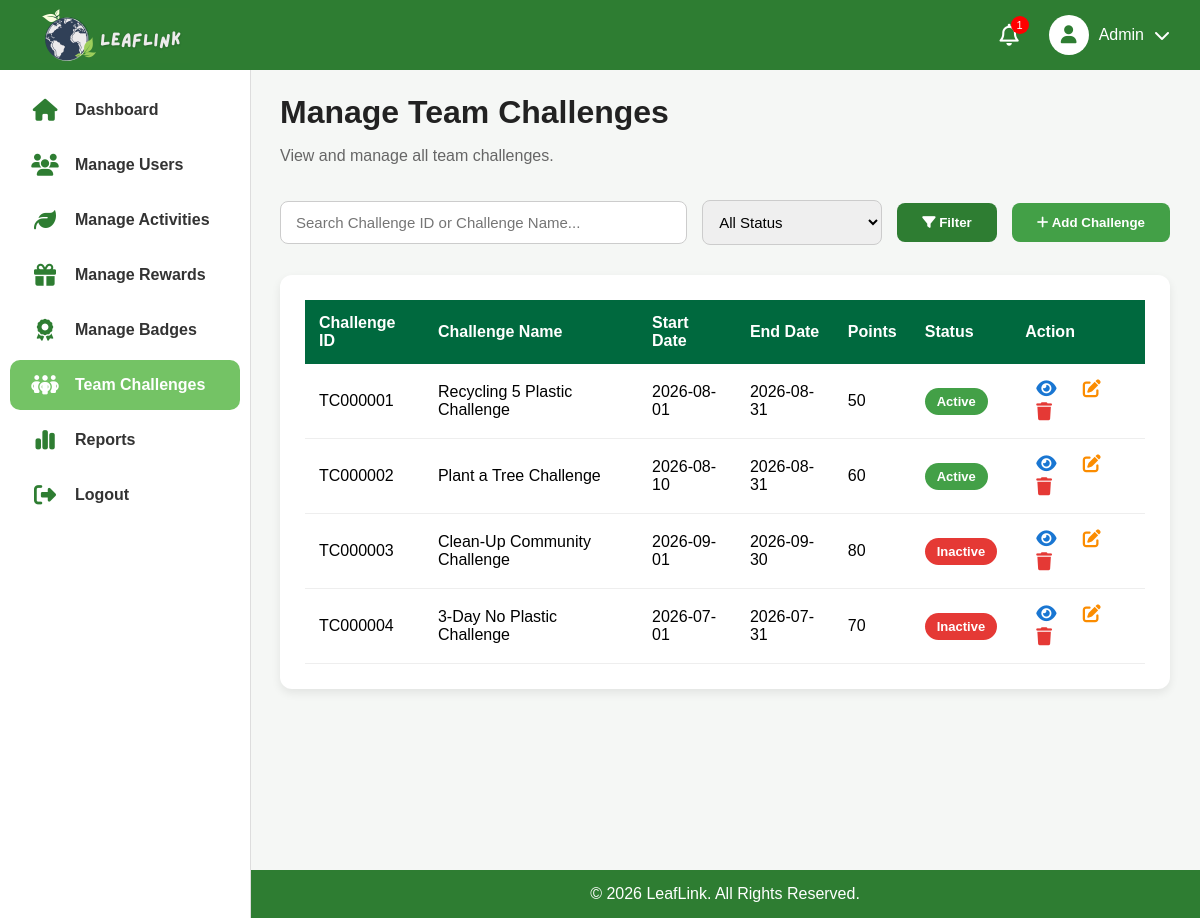
The page /admin/team_challenge/manage_teamchallenge.php on the database its author committed.
### tables this page shows
CREATE TABLE `teamchallenge` (
  `challengeId` varchar(11) NOT NULL,
  `challengeName` varchar(100) NOT NULL,
  `startDate` date NOT NULL,
  `endDate` date NOT NULL,
  `status` varchar(20) NOT NULL,
  `challengePoint` int(11) NOT NULL
);

### admin/team_challenge/manage_teamchallenge.php (the view, shortened to what this page needs)
<?php
    include '../includes/header.php';
    include '../includes/sidebar.php';
    $search = "";
    $sql =
        "SELECT
            challengeId,
            challengeName,
            startDate,
            endDate,
            status,
            challengePoint
        FROM teamchallenge
        WHERE 1";
    $sql .= "
        ORDER BY challengeId ASC";
    $challengeQuery = mysqli_query($conn, $sql);
?>
<main class="main-content">
    <h1 class="dashboard-title">Manage Team Challenges</h1>
    <p class="dashboard-subtitle">
        View and manage all team challenges.
    </p>
    <form class="toolbar" method="GET">
        <input
            type="text"
            name="search"
            class="search-box"
            placeholder="Search Challenge ID or Challenge Name..."
            value="<?= $search; ?>">
        <select name="status" class="filter-box">
            <option value="">All Status</option>
        </select>
        <button type="submit" class="filter-btn">
            <i class="fa-solid fa-filter"></i>
            Filter
        </button>
        <button type="button" class="add-btn">
            <i class="fa-solid fa-plus"></i>
            Add Challenge
        </button>
    </form>
    <div class="table-card">
        <table class="recent-table">
            <thead>
                <tr>
                    <th>Challenge ID</th>
                    <th>Challenge Name</th>
                    <th>Start Date</th>
                    <th>End Date</th>
                    <th>Points</th>
                    <th>Status</th>
                    <th>Action</th>
                </tr>
            </thead>
            <tbody>
                <?php
                    if(mysqli_num_rows($challengeQuery) > 0){
                        while($row = mysqli_fetch_assoc($challengeQuery)){
                    ?>
                    <tr>
                        <td><?= $row['challengeId']; ?></td>
                        <td><?= $row['challengeName']; ?></td>
                        <td><?= $row['startDate']; ?></td>
                        <td><?= $row['endDate']; ?></td>
                        <td><?= $row['challengePoint']; ?></td>
                        <td>
                            <span class="status <?= strtolower($row['status']); ?>">
                                <?= $row['status']; ?>
                            </span>
                        </td>
                        <td>
                            <button
                                type="button" class="action-btn view-btn"
                                data-id="<?= $row['challengeId']; ?>"
                                data-name="<?= $row['challengeName']; ?>"
                                data-start="<?= $row['startDate']; ?>"
                                data-end="<?= $row['endDate']; ?>"
                                data-points="<?= $row['challengePoint']; ?>"
                                data-status="<?= $row['status']; ?>">
                                <i class="fa-solid fa-eye"></i>
                            </button>
                            <button
                                type="button" class="action-btn edit-btn"
                                data-id="<?= $row['challengeId']; ?>"
                                data-name="<?= $row['challengeName']; ?>"
                                data-start="<?= $row['startDate']; ?>"
                                data-end="<?= $row['endDate']; ?>"
                                data-points="<?= $row['challengePoint']; ?>"
                                data-status="<?= $row['status']; ?>">
                                <i class="fa-solid fa-pen-to-square"></i>
                            </button>
                            <button
                                type="button" class="action-btn delete-btn"
                                data-id="<?= $row['challengeId']; ?>"
                                data-name="<?= $row['challengeName']; ?>">
                                <i class="fa-solid fa-trash"></i>
                            </button>
                        </td>
                    </tr>
                <?php
                    }
                } ?>
            </tbody>
        </table>
    </div>
</main>
<?php
    include '../includes/footer.php';
?>

### admin/admin.css (style rules this page uses)
body { margin: 0; background: #F5F7F5; font-family: Arial, Helvetica, sans-serif; }
.main-content { flex: 1; margin-left: 250px; margin-top: 70px; padding: 3px 30px 30px; background: #F5F7F5; }
.main-content h1 { margin-bottom: 15px; color: #222; }
.main-content p { color: #666; }
.dashboard-title { margin-bottom: 8px; color: #2E7D32; }
.dashboard-subtitle { color: #666; margin-bottom: 35px; }
.table-card { background: white; margin-top: 30px; padding: 25px; border-radius: 12px; box-shadow: 0 4px 10px rgba(0, 0, 0, 0.08); }
.recent-table { width: 100%; border-collapse: collapse; }
.recent-table th { background: #00693E; color: white; padding: 14px; text-align: left; }
.recent-table td { padding: 14px; border-bottom: 1px solid #EEEEEE; }
.status { padding: 6px 12px; border-radius: 20px; color: white; font-size: 13px; font-weight: bold; }
.toolbar { display: flex; align-items: center; gap: 15px; margin-bottom: 25px; }
.search-box { flex: 1; padding: 12px 15px; border: 1px solid #CCCCCC; border-radius: 8px; font-size: 15px; }
.filter-box { width: 180px; padding: 12px; border: 1px solid #CCCCCC; border-radius: 8px; font-size: 15px; }
.filter-btn { background: #2E7D32; color: white; border: none; padding: 12px 25px; border-radius: 8px; cursor: pointer; font-weight: bold; }
.add-btn { margin-left: auto; background: #43A047; color: white; border: none; padding: 12px 25px; border-radius: 8px; cursor: pointer; font-weight: bold; }
.action-btn { border: none; background: none; cursor: pointer; font-size: 18px; margin: 0 5px; }
.view-btn { color: #1976D2; }
.edit-btn { color: #FB8C00; }
.delete-btn { color: #E53935; }
.status.active { background: #43A047; }
.status.inactive { background: #E53935; }

### rows shown on the page
teamchallenge: challengeId "TC000001", challengeName "Recycling 5 Plastic Challenge", startDate "2026-08-01", endDate "2026-08-31", challengePoint "50", status "Active"
teamchallenge: challengeId "TC000002", challengeName "Plant a Tree Challenge", startDate "2026-08-10", endDate "2026-08-31", challengePoint "60", status "Active"
teamchallenge: challengeId "TC000003", challengeName "Clean-Up Community Challenge", startDate "2026-09-01", endDate "2026-09-30", challengePoint "80", status "Inactive"
teamchallenge: challengeId "TC000004", challengeName "3-Day No Plastic Challenge", startDate "2026-07-01", endDate "2026-07-31", challengePoint "70", status "Inactive"

### other values the page prints
$notificationCount "1"
$fullname "Admin"
